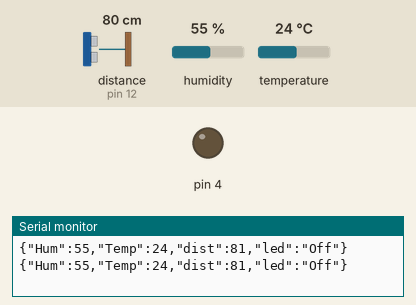
A sketch run on a simulated Arduino Uno, built with avr-gcc and run on an emulated ATmega328P. Parts: output pins drawn as LEDs (lit = HIGH), the last lines printed to the serial monitor. Wiring (inferred from the names in the program): ultrasonic range finder: trigger pin 11; echo pin 12. The test bench sets the inputs (shaded band); at power-on: distance to the obstacle (sensor on pin 12) 80 cm, humidity 55 %, temperature 24 °C. The echo pulse lasts 58.3 µs per cm; pins used as bus, display or sensor lines are not drawn.

Above: at 1.3 s.
1.4 s: distance to the obstacle (sensor on pin 12) set to 12 cm
2.9 s: distance to the obstacle (sensor on pin 12) set to 9 cm
At 4.0 s:
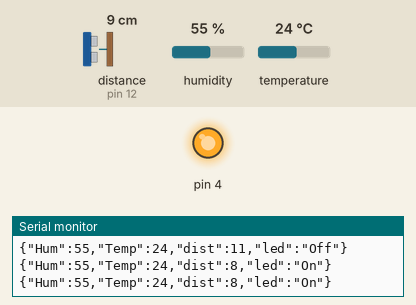
4.6 s: distance to the obstacle (sensor on pin 12) set to 18 cm
At 5.5 s:
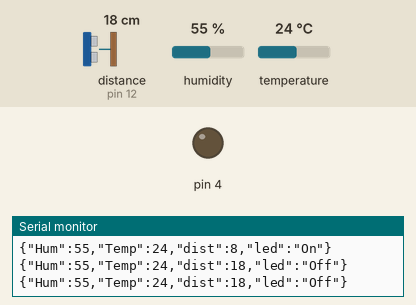
6.2 s: distance to the obstacle (sensor on pin 12) set to 2 cm
At 7.0 s:
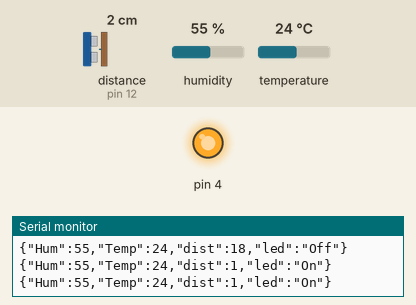
Timing chart, 0 to 8.8 s (numbered marks = the images above; inputs shaded):
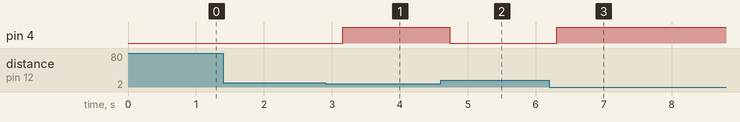

Measured:
- the behaviour switches between 11 and 10 cm on distance to the obstacle (sensor on pin 12) (found by bisection; images 0 and 1)
- after the input at 2.9 s, pin 4: LOW → HIGH after 0.26 s
- after the input at 4.6 s, pin 4: HIGH → LOW after 0.13 s
- after the input at 6.2 s, pin 4: LOW → HIGH after 0.11 s

The sketch:

DHTtester3.ino
```cpp
// (licence header left out)
// Include the DHT11 library for interfacing with the sensor.
#include <DHT11.h>
#include "time.h"

#define trig 11
#define echo 12

String ledValue = "off";


int distance =0,t = 0;

// Create an instance of the DHT11 class.
// - For Arduino: Connect the sensor to Digital I/O Pin 2.
// - For ESP32: Connect the sensor to pin GPIO2 or P2.
// - For ESP8266: Connect the sensor to GPIO2 or D4.
DHT11 dht11(2);

void setup() {
    // Initialize serial communication to allow debugging and data readout.
    // Using a baud rate of 9600 bps.
    Serial.begin(9600);
    pinMode(trig,OUTPUT);
    pinMode(echo,INPUT);
    pinMode(4,OUTPUT);

    // Uncomment the line below to set a custom delay between sensor readings (in milliseconds).
    // dht11.setDelay(500); // Set this to the desired delay. Default is 500ms.
}

void loop() {
    int temperature = 0;
    int humidity = 0;

    // Attempt to read the temperature and humidity values from the DHT11 sensor.
    int result = dht11.readTemperatureHumidity(temperature, humidity);

    // Check the results of the readings.
    // If the reading is successful, print the temperature and humidity values.
    // If there are errors, print the appropriate error messages.
    if (result == 0) {


digitalWrite(trig,LOW);
delayMicroseconds(5);
digitalWrite(trig,HIGH);
delayMicroseconds(10);

digitalWrite(trig,LOW);


t = pulseIn(echo,HIGH);


distance = t/57;

if (distance < 10) {

  digitalWrite(4,HIGH);

 ledValue = "On";

}

if (distance >= 10) {

  digitalWrite(4,LOW);
  ledValue = "Off";


}


 Serial.print("{\"Hum\":");
 Serial.print(humidity);
 Serial.print(",\"Temp\":");
 Serial.print(temperature);
 Serial.print(",\"dist\":");
 Serial.print(distance);

Serial.print(",\"led\":");
 Serial.print("\""+ledValue +"\"");
 Serial.println("}");


    } else {
        // Print error message based on the error code.
        Serial.println(DHT11::getErrorString(result));
    }
}
```
